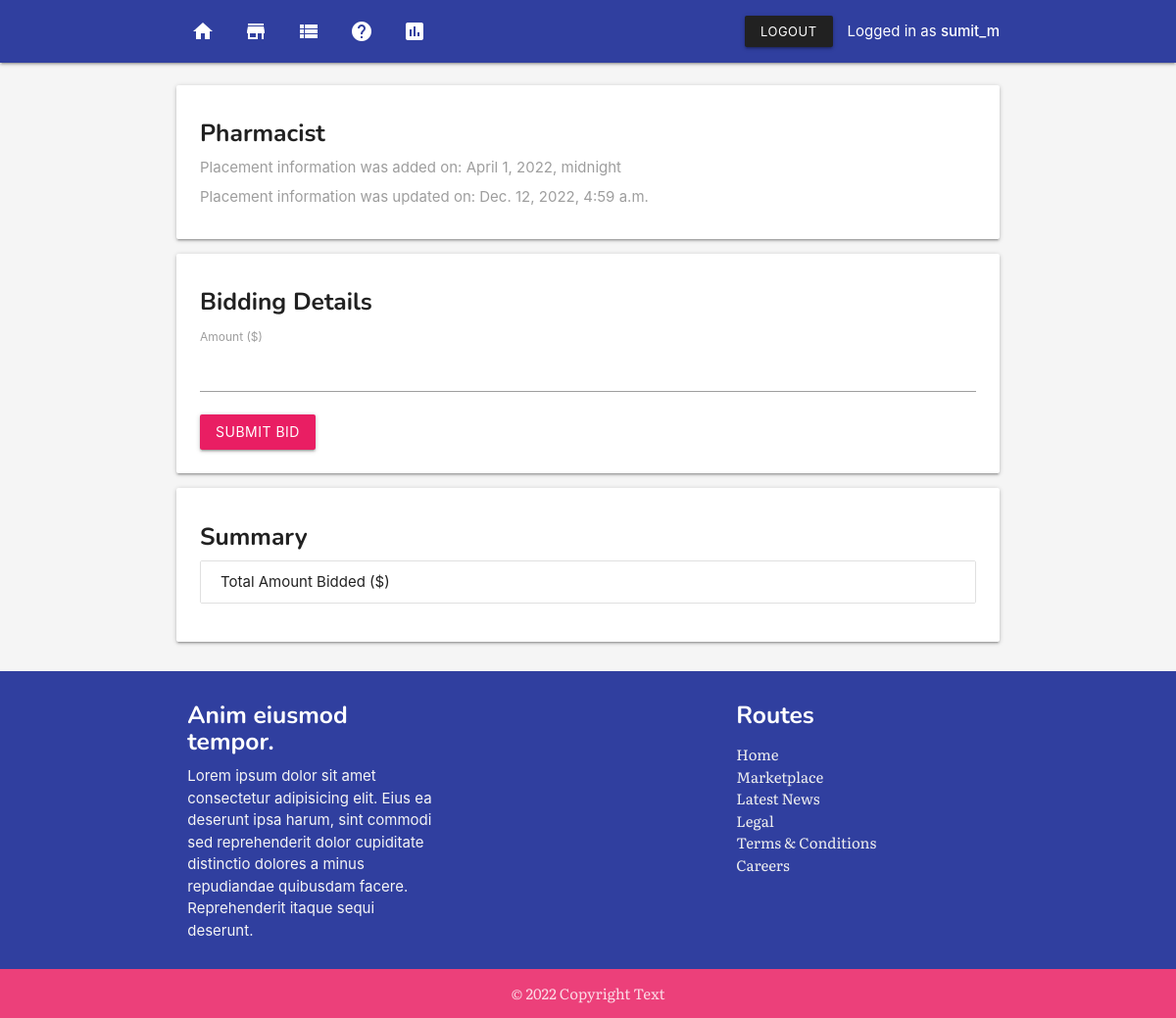
/marketplace/1/ (signed in), run on the app's committed database.
### core/models.py (models this page shows, shortened)
class User(AbstractUser):
    first_name = models.CharField(max_length=255, null=True)
    last_name = models.CharField(max_length=150, null=True)
    email = models.EmailField(unique=True)
    address = models.CharField(max_length=300, null=True)
    phone = models.CharField(
        max_length=10,
        null=True,
        validators=[
            MinLengthValidator(10)
        ]
    )
    age = models.CharField(max_length=5, null=True)
    birth_date = models.DateField(null=True)

### system/models.py (models this page shows, shortened)
class Auction(models.Model):
    title = models.CharField(max_length=255)
    slug = models.SlugField()
    start_time = models.DateTimeField(null=True)
    end_time = models.DateTimeField(null=True)
    start_price = models.DecimalField(max_digits=10, decimal_places=2, null=True)
    created = models.DateTimeField(auto_now_add=True)
    modified = models.DateTimeField(auto_now=True)
    winner = models.ForeignKey(User, on_delete=models.CASCADE, null=True)

### system/views.py (the view, shortened to what this page needs)
# urls.py: path('marketplace/<auction_id>/', views.auction_detail, name='auction-detail'),
@login_required
def auction_detail(request, auction_id):
    auction = get_object_or_404(Auction, pk=auction_id)
    context = {
        'auction': auction,
    }
    return render(request, 'auction_detail.html', context)

### templates/auction_detail.html (shortened to what this page needs)
{% extends 'base.html' %}
{% block content %}
{% include 'nav.html' %}
<section class="section">
    <section class="container">
            <div class="card">
                    <div class="card-content">
                        <h5>{{ auction.title }}</h5>
                        <p class="grey-text">Placement information was added on: {{ auction.created }}</p>
                        <p class="grey-text">Placement information was updated on: {{ auction.modified }}</p>
                    </div>
                </div>
       <div class="card">
           <div class="card-content">
               <form action="" method="POST" class="form">
               <h5>Bidding Details</h5>
               <label for="">
                   Amount ($)
               </label>
               <input name="amount" required id="amount" type="number" min=1>
               <button type="submit" style="margin-top: 1rem;" class="btn pink waves-effect waves-light">Submit Bid</button>
            </form>
           </div>
       </div>
       <div class="card">
            <div class="card-content">
                <h5>Summary</h5>
                <ul class="collection">
                    <li class="collection-item">Total Amount Bidded ($)
                    </li>
                </ul>
            </div>
        </div>
    </section>
</section>
{% include 'footer.html' %}
{% endblock content %}

### templates/nav.html (shortened to what this page needs)
<nav>
<div class="nav-wrapper indigo darken-2">
    <div class="container">
    <ul class="left hide-on-med-and-down">
            <li><a href="{% url 'system:home' %}"><i class="material-icons">home</i></a></li>
        <li><a href="{% url 'system:auctions' %}"><i class="material-icons">store</i></a></li>
        <li><a href="{% url 'system:bid-summary' %}"><i class="material-icons">view_list</i></a></li>
        <li><a href="{% url 'system:about' %}"><i class="material-icons">help</i></a></li>
        <li><a href="{% url 'system:dashboard' %}"><i class="material-icons">insert_chart</i></a></li>
    </ul>
    <ul class="right hide-on-med-and-down">
            {% if user.is_authenticated %}
            <li><a class="btn-small waves-effect waves-light grey darken-4" href="{% url 'core:logout' %}">Logout</a></li>
            <li>Logged in as <strong>{{ user.username }}</strong></li>
        {% endif %}
    </ul>
</div>
</div>
</nav>

### templates/base.html (style rules this page uses)
p { margin-top: 0.5rem !important; margin-bottom: 0.5rem!important; }
h1, h2, h3, h4, h5, h6 { margin-top: .5em !important; font-family: 'Nunito', sans-serif; font-weight: bold; }
body { display: flex; min-height: 100vh; flex-direction: column; }

### data on the page
User: username "sumit_m"
Auction: title "Pharmacist", created "April 1, 2022, midnight", modified "Dec. 12, 2022, 4:59 a.m."
